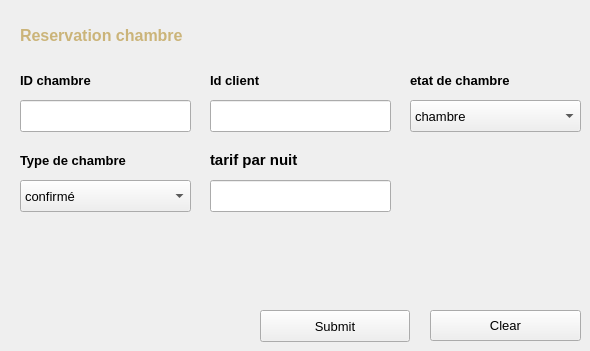
      <widget class="QWidget" name="tab_14">
       <attribute name="title">
        <string>insert</string>
       </attribute>
       <widget class="QLabel" name="label_108">
        <property name="geometry">
         <rect>
          <x>20</x>
          <y>20</y>
          <width>241</width>
          <height>31</height>
         </rect>
        </property>
        <property name="font">
         <font>
          <family>Arial</family>
          <pointsize>12</pointsize>
          <bold>true</bold>
         </font>
        </property>
        <property name="text">
         <string>&lt;html&gt;&lt;head/&gt;&lt;body&gt;&lt;p&gt;&lt;span style=&quot; color:#cbb479;&quot;&gt;Reservation chambre&lt;/span&gt;&lt;/p&gt;&lt;/body&gt;&lt;/html&gt;</string>
        </property>
       </widget>
       <widget class="QLabel" name="id_14">
        <property name="geometry">
         <rect>
          <x>20</x>
          <y>70</y>
          <width>141</width>
          <height>21</height>
         </rect>
        </property>
        <property name="font">
         <font>
          <pointsize>10</pointsize>
          <bold>true</bold>
         </font>
        </property>
        <property name="text">
         <string>&lt;html&gt;&lt;head/&gt;&lt;body&gt;&lt;p&gt;ID chambre&lt;/p&gt;&lt;/body&gt;&lt;/html&gt;</string>
        </property>
       </widget>
       <widget class="QLabel" name="id_50">
        <property name="geometry">
         <rect>
          <x>210</x>
          <y>70</y>
          <width>141</width>
          <height>21</height>
         </rect>
        </property>
        <property name="font">
         <font>
          <pointsize>10</pointsize>
          <bold>true</bold>
         </font>
        </property>
        <property name="text">
         <string>&lt;html&gt;&lt;head/&gt;&lt;body&gt;&lt;p&gt;Id  client &lt;/p&gt;&lt;/body&gt;&lt;/html&gt;</string>
        </property>
       </widget>
       <widget class="QLineEdit" name="empName_18">
        <property name="geometry">
         <rect>
          <x>20</x>
          <y>100</y>
          <width>171</width>
          <height>32</height>
         </rect>
        </property>
        <property name="font">
         <font>
          <family>Arial</family>
          <pointsize>10</pointsize>
         </font>
        </property>
        <property name="styleSheet">
         <string notr="true">#empName
{
	background:white;
	color:black;
	border:none;
	padding-left:6px;
}</string>
        </property>
       </widget>
       <widget class="QLineEdit" name="empName_19">
        <property name="geometry">
         <rect>
          <x>210</x>
          <y>100</y>
          <width>181</width>
          <height>32</height>
         </rect>
        </property>
        <property name="font">
         <font>
          <family>Arial</family>
          <pointsize>10</pointsize>
         </font>
        </property>
        <property name="styleSheet">
         <string notr="true">#empName
{
	background:white;
	color:black;
	border:none;
	padding-left:6px;
}</string>
        </property>
       </widget>
       <widget class="QLineEdit" name="empName_20">
        <property name="geometry">
         <rect>
          <x>210</x>
          <y>180</y>
          <width>181</width>
          <height>32</height>
         </rect>
        </property>
        <property name="font">
         <font>
          <family>Arial</family>
          <pointsize>10</pointsize>
         </font>
        </property>
        <property name="styleSheet">
         <string notr="true">#empName
{
	background:white;
	color:black;
	border:none;
	padding-left:6px;
}</string>
        </property>
       </widget>
       <widget class="QLabel" name="id_60">
        <property name="geometry">
         <rect>
          <x>410</x>
          <y>70</y>
          <width>141</width>
          <height>21</height>
         </rect>
        </property>
        <property name="font">
         <font>
          <pointsize>10</pointsize>
          <bold>true</bold>
         </font>
        </property>
        <property name="text">
         <string>&lt;html&gt;&lt;head/&gt;&lt;body&gt;&lt;p&gt;etat de chambre&lt;/p&gt;&lt;/body&gt;&lt;/html&gt;</string>
        </property>
       </widget>
       <widget class="QLabel" name="id_62">
        <property name="geometry">
         <rect>
          <x>20</x>
          <y>150</y>
          <width>141</width>
          <height>21</height>
         </rect>
        </property>
        <property name="font">
         <font>
          <pointsize>10</pointsize>
          <bold>true</bold>
         </font>
        </property>
        <property name="text">
         <string>&lt;html&gt;&lt;head/&gt;&lt;body&gt;&lt;p&gt;Type de chambre&lt;/p&gt;&lt;/body&gt;&lt;/html&gt;</string>
        </property>
       </widget>
       <widget class="QComboBox" name="empGender_11">
        <property name="geometry">
         <rect>
          <x>410</x>
          <y>100</y>
          <width>171</width>
          <height>32</height>
         </rect>
        </property>
        <property name="font">
         <font>
          <family>Arial</family>
          <pointsize>10</pointsize>
         </font>
        </property>
        <property name="styleSheet">
         <string notr="true">#empGender
{
	background:white;
	color:black;
	border:none;
	padding-left:6px;
}</string>
        </property>
        <item>
         <property name="text">
          <string>chambre</string>
         </property>
        </item>
        <item>
         <property name="text">
          <string>restaurant</string>
         </property>
        </item>
        <item>
         <property name="text">
          <string>parking</string>
         </property>
        </item>
       </widget>
       <widget class="QLabel" name="id_63">
        <property name="geometry">
         <rect>
          <x>210</x>
          <y>150</y>
          <width>141</width>
          <height>21</height>
         </rect>
        </property>
        <property name="font">
         <font>
          <pointsize>10</pointsize>
          <bold>true</bold>
         </font>
        </property>
        <property name="text">
         <string>&lt;html&gt;&lt;head/&gt;&lt;body&gt;&lt;p&gt;&lt;span style=&quot; font-size:11pt;&quot;&gt;tarif par nuit&lt;/span&gt;&lt;/p&gt;&lt;/body&gt;&lt;/html&gt;</string>
        </property>
       </widget>
       <widget class="QPushButton" name="pushButton_65">
        <property name="geometry">
         <rect>
          <x>430</x>
          <y>310</y>
          <width>151</width>
          <height>31</height>
         </rect>
        </property>
        <property name="font">
         <font>
          <pointsize>10</pointsize>
         </font>
        </property>
        <property name="cursor">
         <cursorShape>PointingHandCursor</cursorShape>
        </property>
        <property name="focusPolicy">
         <enum>Qt::FocusPolicy::TabFocus</enum>
        </property>
        <property name="styleSheet">
         <string notr="true">#pushButton_13
{
	background:#EC3245;
	border:none;
	color:white;
}

#pushButton_13:hover
{
	background:#2d2d2d;
	border:2px solid #EC3245;
	color:#EC3245;
}</string>
        </property>
        <property name="text">
         <string>Clear</string>
        </property>
       </widget>
       <widget class="QPushButton" name="pushButton_66">
        <property name="geometry">
         <rect>
          <x>260</x>
          <y>310</y>
          <width>150</width>
          <height>32</height>
         </rect>
        </property>
        <property name="font">
         <font>
          <pointsize>10</pointsize>
         </font>
        </property>
        <property name="cursor">
         <cursorShape>PointingHandCursor</cursorShape>
        </property>
        <property name="focusPolicy">
         <enum>Qt::FocusPolicy::TabFocus</enum>
        </property>
        <property name="styleSheet">
         <string notr="true">#pushButton_14
{
	background:#00855C;
	border:none;
	color:white;
}

#pushButton_14:hover
{
	background:#2D2D2D;
	border:2px solid #00855C;
	color:#00855C;
}</string>
        </property>
        <property name="text">
         <string>Submit</string>
        </property>
       </widget>
       <widget class="QComboBox" name="empGender_12">
        <property name="geometry">
         <rect>
          <x>20</x>
          <y>180</y>
          <width>171</width>
          <height>32</height>
         </rect>
        </property>
        <property name="font">
         <font>
          <family>Arial</family>
          <pointsize>10</pointsize>
         </font>
        </property>
        <property name="styleSheet">
         <string notr="true">#empGender
{
	background:white;
	color:black;
	border:none;
	padding-left:6px;
}</string>
        </property>
        <item>
         <property name="text">
          <string>confirmé</string>
         </property>
        </item>
        <item>
         <property name="text">
          <string>en attente</string>
         </property>
        </item>
        <item>
         <property name="text">
          <string>annulée</string>
         </property>
        </item>
       </widget>
      </widget>
